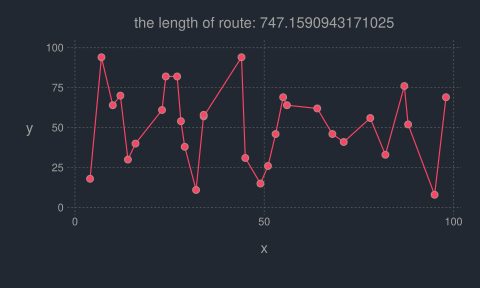

This figure's Julia source:
__precompile__()
# integer permutation genetic algorithm
using Base.Iterators.take
Dtype = Float64
Gene  = Vector{Int}
Popu  = Vector{Gene}

function defaultDisturb(gene :: Gene, actualScore :: Dtype)
    return actualScore * (1 + (rand() - 0.5)/100)
end

function newGene(size)
    randperm(size)
end

function mutate!(gene :: Gene, size :: Int)
    loc1, loc2 = rand(1:size), rand(1:size)
    if (loc1 != loc2)
        gene[loc1], gene[loc2] = gene[loc2], gene[loc1]
    end
end

function mutate(gene :: Gene, size :: Int)
    loc1, loc2 = rand(1:size), rand(1:size)
    new_gene = gene[1:end]
    if (loc1 != loc2)
        new_gene[loc1], new_gene[loc2] = new_gene[loc2], new_gene[loc1]
    end
    new_gene
end

function innerCrossOver!(gene :: Gene, size :: Int)
    loc = rand(1:size)
    left = size - loc
    arrBuff = gene[1:loc]
    gene[1:left] = gene[loc+1:end]
    gene[left+1:end] = arrBuff
end

function innerCrossOver(gene :: Gene, size :: Int)
    loc = rand(1:size)
    new_gene = gene[loc+1:end]
    append!(new_gene, gene[1:loc])
    new_gene
end


function ga(gene_length :: Int, fitness :: Function,
            iter = 500, popu_size = 500,
            p_c = 0.02, p_m = 0.05,
            use_disturb :: Any = false)

    popu :: Popu = map(1:popu_size) do _
        newGene(gene_length)
    end

    if use_disturb == false
        fitnessWrap = fitness
    else
        fitnessWrap = x -> disturb(x, fitness(x))
    end

    for iter_num = 1:iter

        sort!(popu, by=fitnessWrap)
        remain_num = trunc(Int, clamp.(rand(), 0.2, 0.5) * popu_size)
        popu = collect(take(popu, remain_num))

        p_m_rand = rand(remain_num-1)
        p_c_rand = rand(remain_num-1)

        half = div(remain_num, 2)

        for i = 1:half - 1
            gene = popu[half + i + 1]
            # mutate vary
            will_m = p_m_rand[i] > p_m
            will_c = p_c_rand[i] > p_c
            if will_m
                mutate!(gene, gene_length)
            end
            # (inner) cross over vary
            if will_c
                innerCrossOver!(gene, gene_length)
            end

            # ntr
            if !will_c && !will_m
                master = popu[i+1]
                if rand() > 0.5
                    popu[half + i + 1] = mutate(master, gene_length)
                else
                    popu[half + i + 1] = innerCrossOver(master, gene_length)
                end
            end
        end

        # generate new genes to fill population
        new_borned = map(1:popu_size - remain_num) do _
            newGene(gene_length)
        end |> it -> append!(popu, it)

    end
    println(popu[end], fitness(popu[end]))
    (popu[1], fitness(popu[1]))

end


X = [34, 56, 27, 44, 4, 10, 55, 14, 28, 12, 16, 68, 24, 29,49, 51, 45, 78, 82, 32, 95, 53,
     7, 64, 88, 23, 87, 34, 71, 98]
Y = [57, 64, 82, 94, 18, 64, 69, 30, 54, 70, 40, 46, 82, 38, 15, 26, 31, 56,
          33, 11, 8,  46, 94, 62, 52, 61, 76, 58, 41, 69]

Map = collect(zip(X, Y))
# Map = [
#     (100, 200),
#     (50, 70),
#     (40, 20),
#     (9, 200),
#     (170, 33),
#     (110, 120),
#     (300, 120),
#     (200, 70),
#     (180, 50)
# ]

indexOfMap = x -> getindex(Map, x)
function TSP(pathIndex)
    roadLen = 0
    path = map(indexOfMap, pathIndex)
    start = path[1]
    for next in path[2:end]
        x1, y1 = start
        x2, y2 = next
        roadLen += hypot(x2-x1, y2-y1)
        start = next
    end
    roadLen
end

route, score = ga(size(Map)[1], TSP, 700, 1000, 0.15, 0.25)

X! = X[route]
Y! = Y[route]
using Gadfly
points = plot(x=X!, y=Y!,  Geom.point, Geom.line)
Gadfly.add_plot_element!(points, Guide.title("the length of route: $score"))
draw(SVG("genetic.svg", 5inch, 3inch), points)
